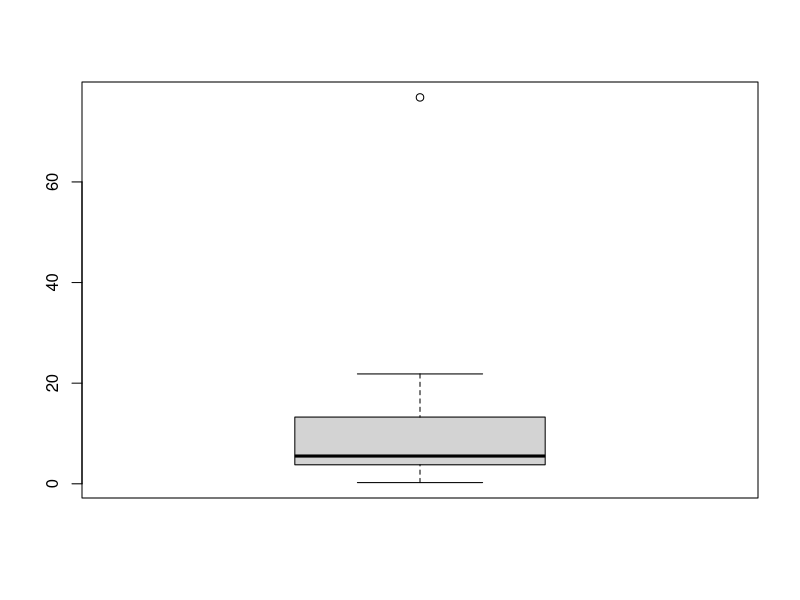
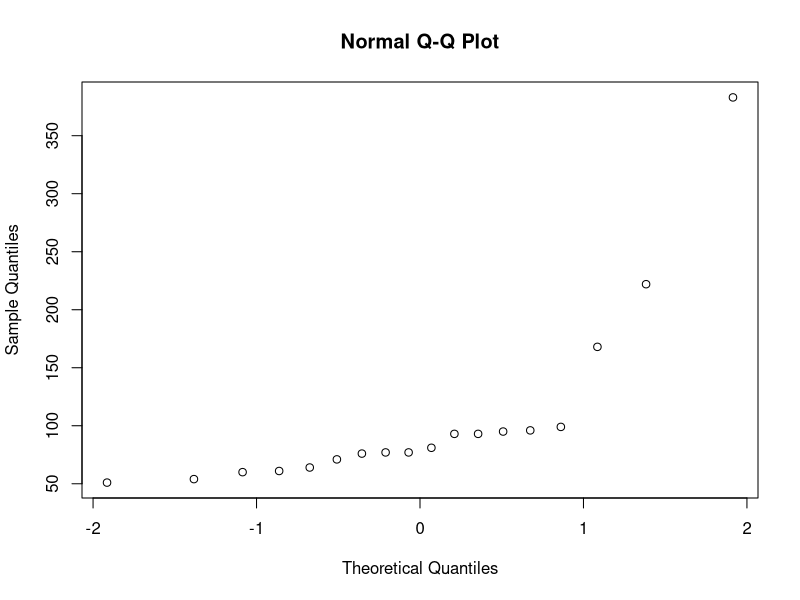
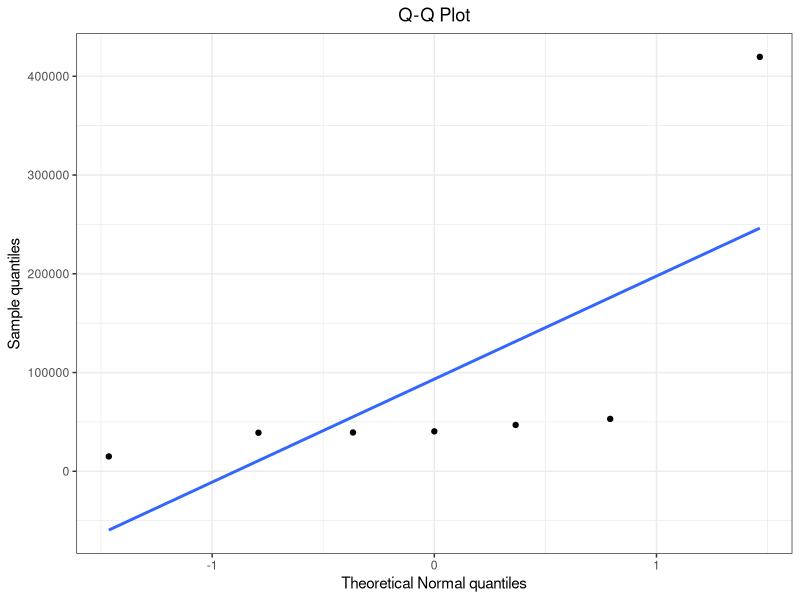
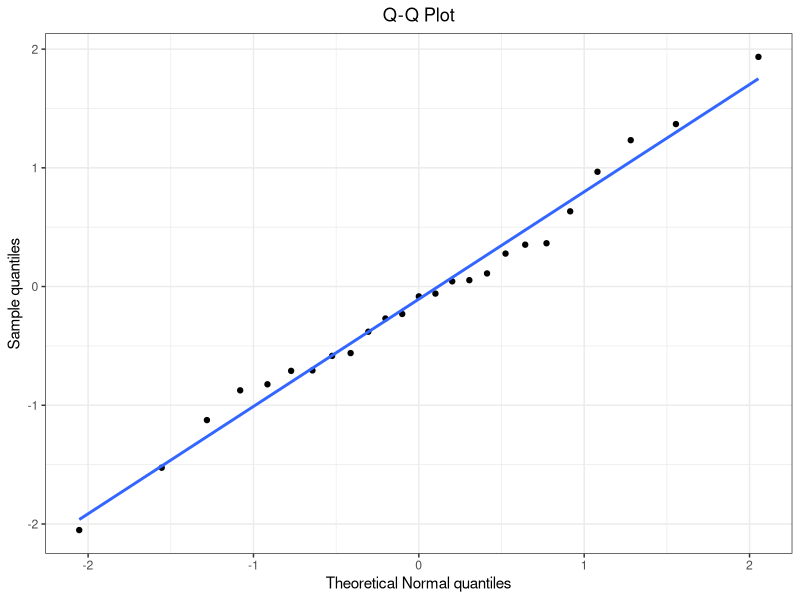
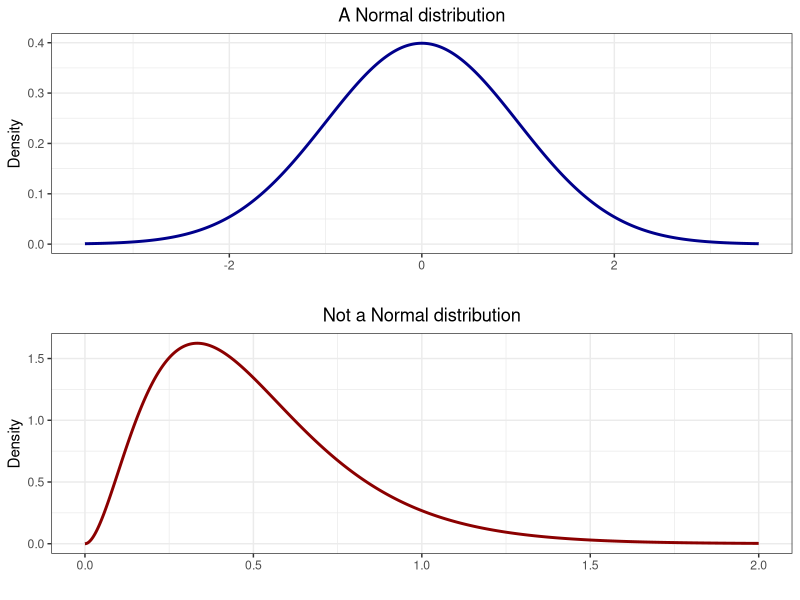
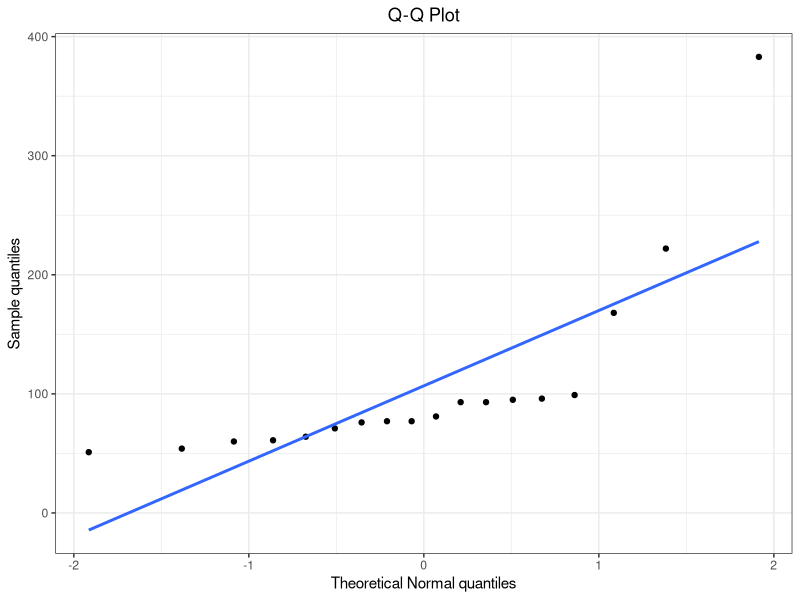

Generate these figures, in order, with R:
############ Prereqs ############
options(stringsAsFactors = FALSE, scipen = 600)
oldPar <- par()
os <- Sys.info()["sysname"]
baseDir <- ifelse(os == "Windows", "C:/Users/ptrainor/gdrive", "~/gdrive")

library(tidyverse)
library(ggrepel)

setwd(paste0(baseDir, "/iTeach/AST_505/myLectures/lecture9_MedianInference"))

############ Homework problem Glioblastoma ############
set.seed(12345)
x <- round(rexp(15, 1), 2) * 12
x[4] <- .25
boxplot(x)
wilcox.test(x, alternative = "two.sided", conf.int = TRUE, conf.level = .9)
wilcox.test(x, alternative = "less", mu = 12, conf.int = TRUE)

t.test(x, alternative = "two.sided", mu = 5, conf.int = TRUE, conf.level = .9)
t.test(x, alternative = "greater", mu = 5, conf.int = TRUE)

############ Homework problem t-test diff ############
set.seed(54321)
x <- round(rnorm(20, 55, 10))
set.seed(5432)
y <- round(rnorm(20, 70, 50))

t.test(x, y, conf.level = .9)
t.test(x, y)

############ Why the median ############
trueMed <- 40924

set.seed(33)
x <- round(rnorm(6, mean = trueMed, sd = 12000),0)
median(x)
mean(x)

x2 <- c(x, 419640)
median(x2)
mean(x2)

x2 <- x2[order(x2)]
df1 <- data.frame(x = sapply(1:7, function(i) qnorm((i - 0.5)/7)), y = x2)
png(filename = "qq1.png", height = 4, width = 6, units = "in", res = 600)
ggplot(df1, aes(x = x, y = y)) + geom_point() + geom_smooth(method = 'lm', se = FALSE) +
  theme_bw() + ggtitle("Q-Q Plot") + theme(plot.title = element_text(hjust = 0.5)) + 
  labs(x = "Theoretical Normal quantiles", y = "Sample quantiles")
dev.off()

set.seed(333)
x3 <- rnorm(25)
x3 <- x3[order(x3)]
df2 <- data.frame(x = sapply(1:25, function(i) qnorm((i - 0.5)/25)), y = x3)
png(filename = "qq2.png", height = 4, width = 6, units = "in", res = 600)
ggplot(df2, aes(x = x, y = y)) + geom_point() + geom_smooth(method = 'lm', se = FALSE) +
  theme_bw() + ggtitle("Q-Q Plot") + theme(plot.title = element_text(hjust = 0.5)) + 
  labs(x = "Theoretical Normal quantiles", y = "Sample quantiles")
dev.off()

############ Normal versus not normal ############
p1 <- ggplot(data.frame(x = c(-3.5, 3.5)), aes(x)) + 
  stat_function(fun = function(x) dnorm(x), lwd = 1, n = 50000, color = "darkblue") +
  theme_bw() + labs(x = "", y = "Density") + ggtitle("A Normal distribution") +
  theme(plot.title = element_text(hjust = 0.5)) 

p2 <- ggplot(data.frame(x = c(0, 2)), aes(x)) + 
  stat_function(fun = function(x) dgamma(x, 3, 6), lwd = 1, n = 50000, color = "darkred") +
  theme_bw() + labs(x = "", y = "Density") + ggtitle("Not a Normal distribution") +
  theme(plot.title = element_text(hjust = 0.5)) 

png(filename = "NormNotNorm.png", height = 5.5, width = 7, units = "in", res = 600)
show(gridExtra::grid.arrange(p1, p2))
dev.off()

############ Median confidence interval ############
phos <- robustbase::phosphor
phos$plant[16] <- 222
phos$plant[14] <- 383
qqPhos <- qqnorm(phos$plant)

qqPhosDF <- data.frame(x = qqPhos$x, y = qqPhos$y)

png(filename = "phosQQ.png", height = 4, width = 6, units = "in", res = 600)
ggplot(qqPhosDF, aes(x = x, y = y)) + geom_point() + geom_smooth(method = 'lm', se = FALSE) +
  theme_bw() + ggtitle("Q-Q Plot") + theme(plot.title = element_text(hjust = 0.5)) + 
  labs(x = "Theoretical Normal quantiles", y = "Sample quantiles")
dev.off()

pp <- phos$plant[order(phos$plant)]

# Sign test:
w <- pp - 75
B <- sum(w > 0)
wilcox.test(pp, mu = 75, alternative = "greater", conf.int = TRUE, correct = FALSE)
pnorm((12-9) / sqrt(18/4), lower.tail = FALSE)

w2 <- pp - 100
B2 <- sum(w2 > 0)
wilcox.test(pp, mu = 100, alternative = "less", conf.int = TRUE)

############ Melanoma tumors ############
mel <- boot::melanoma
melDied <- mel[mel$status == "1",]
melDied$thickness

w <- melDied$thickness - 1.94
B <- sum(w > 0)

B2 <- (44 - 57/2) / sqrt(57/4)
